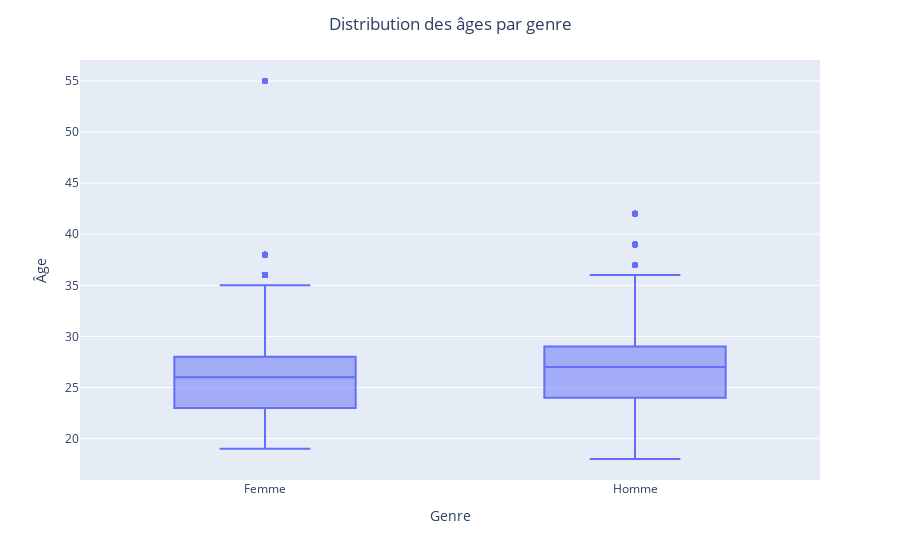

The code cell stored with this chart in its notebook:
### Code cell
fig = px.box(df_sd, x="gender_label", y = "age", labels={"gender_label": "Genre", "age": "Âge"})
fig.update_layout(title="Distribution des âges par genre", title_x=0.5)
fig.show()

### Figure 1 — Plotly figure (JSON) as saved in the notebook; plotly's stock layout.template omitted (floating-point values rounded to 4 significant figures; data arrays with more than 128 entries replaced by an {"elided": "..."} marker saying what was removed)
{"data": [{"alignmentgroup": "True", "hovertemplate": "Genre=%{x}<br>Âge=%{y}<extra></extra>", "legendgroup": "", "marker": {"color": "#636efa"}, "name": "", "notched": false, "offsetgroup": "", "orientation": "v", "showlegend": false, "type": "box", "x": {"elided": "8378 str values"}, "x0": " ", "xaxis": "x", "y": {"elided": "8378 float values"}, "y0": " ", "yaxis": "y"}], "layout": {"boxmode": "group", "legend": {"tracegroupgap": 0}, "margin": {"t": 60}, "title": {"text": "Distribution des âges par genre", "x": 0.5}, "xaxis": {"anchor": "y", "domain": [0, 1], "title": {"text": "Genre"}}, "yaxis": {"anchor": "x", "domain": [0, 1], "title": {"text": "Âge"}}}}
